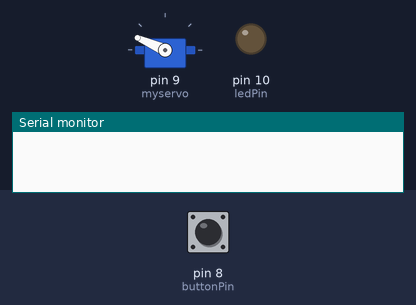
The sketch below on a simulated Arduino Uno, built with avr-gcc and run on an emulated ATmega328P. Shown: servo, output pins drawn as LEDs (lit = HIGH), the last lines printed to the serial monitor. Inputs (shaded band) come from the test bench; at power-on: pin 8 (buttonPin) HIGH.

Above: at 1.2 s.
1.3 s: pin 8 (buttonPin) pulled LOW for 3.2 s
At 2.2 s:
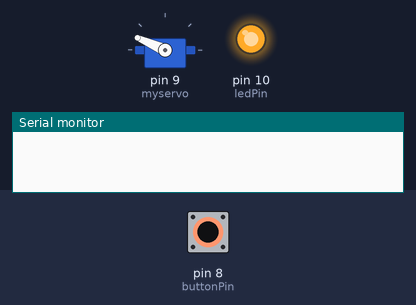
6.0 s: pin 8 (buttonPin) driven LOW
At 6.9 s:
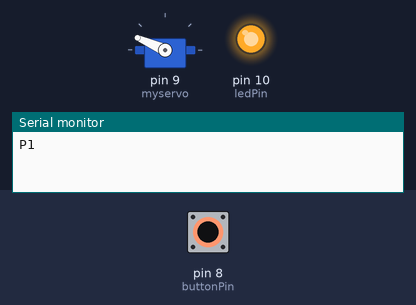
9.0 s: pin 8 (buttonPin) driven HIGH
At 10.2 s:
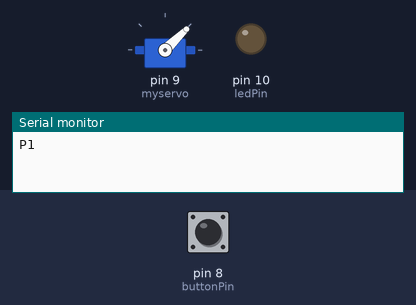
Timing chart, 0 to 12.0 s (numbered marks = the images above; inputs shaded):
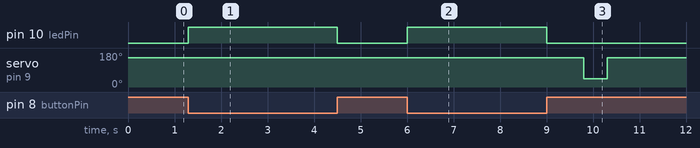

Measured:
- after the input at 1.3 s, pin 10 (ledPin): LOW → HIGH at once, → LOW 3.2 s later
- after the input at 6.0 s, pin 10 (ledPin): LOW → HIGH at once
- after the input at 9.0 s, pin 10 (ledPin): HIGH → LOW at once

The sketch:

interaction.ino
```cpp
#include <Servo.h>

Servo myservo;  // create servo object to control a servo
int kServoOpenValue = 1000;
int kServoCloseValue = 2150;

const int buttonPin = 8;     // the number of the pushbutton pin
const int ledPin =  10;      // the number of the LED pin

// How long button must actually be pressed for
unsigned long kButtonPressRequiredMs = 2000;

// Time between pressing the button and opening the door
unsigned long kButtonPressDelayMs = 6500;

// Time between opening the door and closing it
unsigned long kDoorOpenDurationMs = 500;

// Time between closing the door and the music finishing
unsigned long kCountdownDurationMs = 61000;

void setup() {
    // initialize the LED pin as an output:
    // initialize the pushbutton pin as an input:
    pinMode(buttonPin, INPUT_PULLUP);

    // initialize the LED pin as an output:
    pinMode(ledPin, OUTPUT);

    myservo.attach(9);

    // Initialize serial communication at 9600 bits per second:
    Serial.begin(9600);

    myservo.writeMicroseconds(kServoCloseValue);
}

int buttonState = 0;
int prevButtonState = 0;
unsigned long now = millis();

/**
 *  Tracks the current phase
 *  0 - idle
 *  1 - button pressed, waiting
 *  2 - button pressed for long enough
 *  3 - door opened, waiting for phone to fall
 *  4 - door closed, waiting for waiting music to finish
 **/
int numPhases = 5;
int currentPhaseState = 0;
unsigned long currentPhaseStartTime = 0;

void handlePhaseStateChanged() {
    switch (currentPhaseState) {
        case 0:
            // idle
            break;
        case 1:
            // button pressed, waiting
            break;
        case 2:

            // Send sound computer message to move it to P1
            Serial.println("P1");

            break;
        case 3:
            // door opened, waiting for phone to fall

            // opens servo
            myservo.writeMicroseconds(kServoOpenValue);

            break;
        case 4:
            // door closed, waiting for waiting music to finish
            // closes servo
            myservo.writeMicroseconds(kServoCloseValue);

            break;
    }
}
void advancePhase() {
    currentPhaseState = (currentPhaseState + 1) % numPhases;
    currentPhaseStartTime = now;
    handlePhaseStateChanged();
}

void handleButtonPress() {
    // turn LED on:
    digitalWrite(ledPin, HIGH);

    // Button press only does something in the idle state
    if (currentPhaseState == 0) {
        advancePhase();
    }
}
void handleButtonRelease() {
    // turn LED off:
    digitalWrite(ledPin, LOW);

    // In phase 1, if button is released, reset the phase
    if (currentPhaseState == 1) {
        currentPhaseState = 0;
        handlePhaseStateChanged();
    }
}

unsigned long currentPhaseDuration = 0;
void loop() {
    now = millis();
    prevButtonState = buttonState;

    // read the state of the pushbutton value:
    buttonState = digitalRead(buttonPin);

    if (prevButtonState != buttonState) {
        if (buttonState == LOW) {
            handleButtonPress();
        } else {
            handleButtonRelease();
        }
    }

    currentPhaseDuration = now - currentPhaseStartTime;
    switch (currentPhaseState) {
        case 0:
            // idle
            break;
        case 1:
            // button initially, waiting if it was long enough
            if (currentPhaseDuration > kButtonPressRequiredMs) {
                advancePhase();
            }
            break;
        case 2:
            // button pressed, waiting
            if (currentPhaseDuration > kButtonPressDelayMs) {
                advancePhase();
            }
            break;
        case 3:
            // door opened, waiting for phone to fall
            if (currentPhaseDuration > kDoorOpenDurationMs) {
                advancePhase();
            }
            break;
        case 4:
            // door closed, waiting for waiting music to finish
            if (currentPhaseDuration > kCountdownDurationMs) {
                advancePhase();
            }
            break;
    }
}
```
